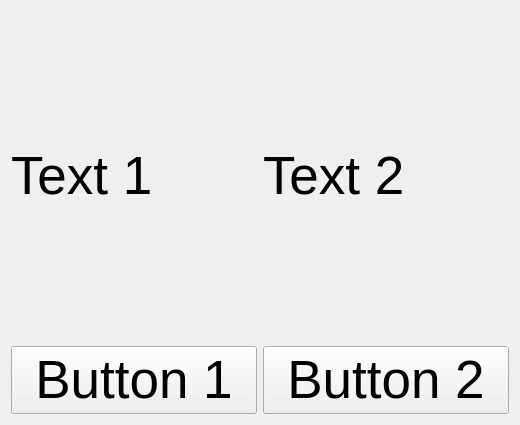
<?xml version="1.0" encoding="UTF-8"?>
<ui version="4.0">
 <class>myWidget</class>
 <widget class="QWidget" name="myWidget">
  <property name="geometry">
   <rect>
    <x>0</x>
    <y>0</y>
    <width>520</width>
    <height>425</height>
   </rect>
  </property>
  <property name="font">
   <font>
    <pointsize>40</pointsize>
   </font>
  </property>
  <property name="windowTitle">
   <string>Form</string>
  </property>
  <layout class="QHBoxLayout" name="horizontalLayout">
   <item>
    <layout class="QGridLayout" name="gridLayout">
     <item row="0" column="1">
      <widget class="QLabel" name="label2">
       <property name="text">
        <string>Text 2</string>
       </property>
      </widget>
     </item>
     <item row="0" column="0">
      <widget class="QLabel" name="label1">
       <property name="text">
        <string>Text 1</string>
       </property>
      </widget>
     </item>
     <item row="1" column="0">
      <widget class="QPushButton" name="button1">
       <property name="text">
        <string>Button 1</string>
       </property>
      </widget>
     </item>
     <item row="1" column="1">
      <widget class="QPushButton" name="button2">
       <property name="text">
        <string>Button 2</string>
       </property>
      </widget>
     </item>
    </layout>
   </item>
  </layout>
 </widget>
 <resources/>
 <connections/>
</ui>
